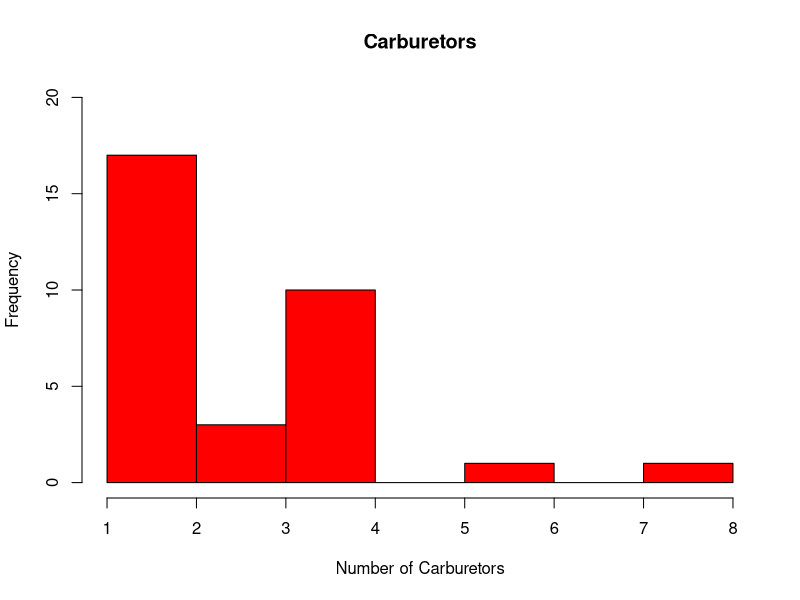

This figure's R source:
# arguments to change the y-axis scale to 0 - 20, label the x-axis and colour the bars red
hist(mtcars$carb, main = "Carburetors", ylim = c(0,20), xlab = "Number of Carburetors",
     col = "red")